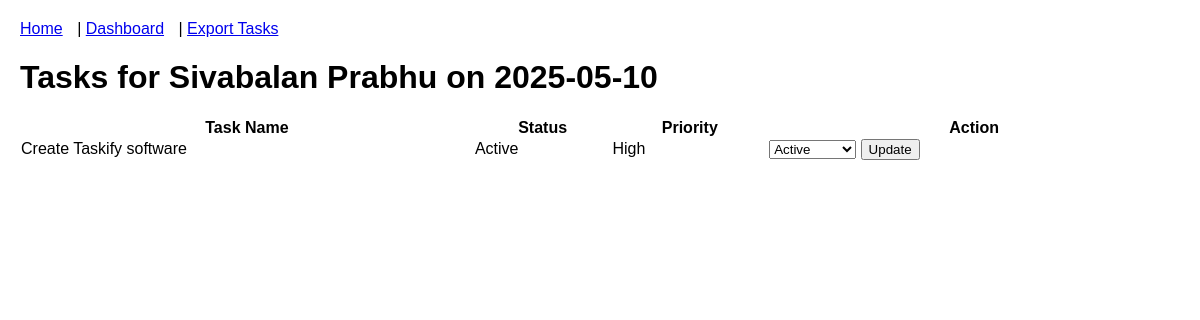
The page /assignee/Sivabalan Prabhu/date/2025-05-10/ on the database as committed earlier.
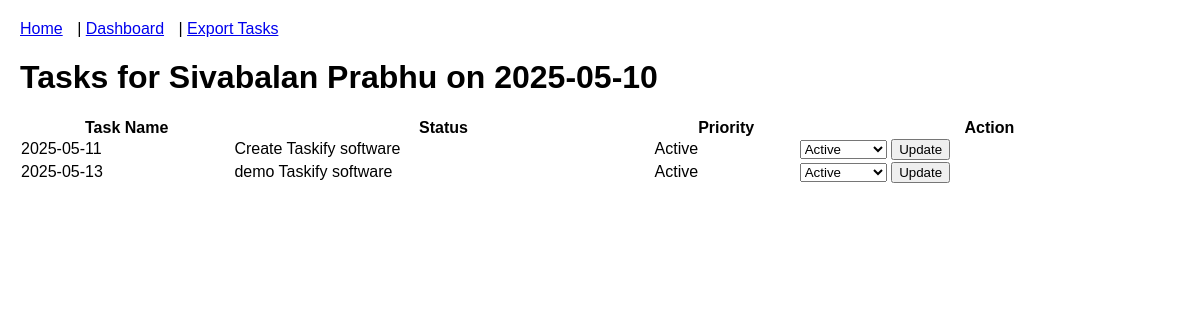
The same page on the database as committed later.
### tasks/models.py (models this page shows, shortened)
class Task(models.Model):
    assignee = models.CharField(max_length=100)
    date = models.DateField()
    task_name = models.CharField(max_length=200)
    status = models.CharField(max_length=20, choices=[('Active', 'Active'), ('Completed', 'Completed')])
    priority = models.CharField(max_length=20, choices=[('Low', 'Low'), ('Medium', 'Medium'), ('High', 'High')])

### tasks/views.py (the view, shortened to what this page needs)
# urls.py: path('assignee/<str:name>/date/<str:date>/', views.tasks_by_date, name='tasks_by_date'),
def tasks_by_date(request, name, date):
    sync_tasks()
    tasks = Task.objects.filter(assignee=name, date=date)
    return render(request, 'tasks.html', {'name': name, 'date': date, 'tasks': tasks})

### tasks/views.py (called while the page is built, shortened)
def sync_tasks():
    try:
        result = service.spreadsheets().values().get(spreadsheetId=SHEET_ID, range=RANGE_NAME).execute()
        values = result.get("values", [])
        if not values or len(values) < 2:  # Check for empty sheet or header-only
            logger.warning("No data found in Google Sheet")
            return
    except Exception as e:
        logger.error(f"Failed to sync tasks from Google Sheet: {str(e)}")
        pass

### tasks/templates/tasks.html (shortened to what this page needs)
{% extends 'base.html' %}
{% block content %}
    <h1>Tasks for {{ name }} on {{ date }}</h1>
    <table style="border-collapse: collapse; width: 100%;">
        <tr>
            <th>Task Name</th><th>Status</th><th>Priority</th><th>Action</th>
        </tr>
        {% for task in tasks %}
            <tr>
                <td>{{ task.task_name }}</td>
                <td>{{ task.status }}</td>
                <td>{{ task.priority }}</td>
                <td>
                    <form method="post" action="{% url 'tasks_by_date' name=name date=date %}">
                        <select name="status">
                            <option value="Active" {% if task.status == 'Active' %}selected{% endif %}>Active</option>
                        </select>
                        <input type="submit" value="Update">
                    </form>
                </td>
            </tr>
        {% endfor %}
    </table>
{% endblock %}

### tasks/templates/base.html (shortened to what this page needs)
<!DOCTYPE html>
<html>
<head>
</head>
<body>
    <div class="nav">
        <a href="{% url 'index' %}">Home</a> |
        <a href="{% url 'dashboard' %}">Dashboard</a> |
        <a href="{% url 'export' %}">Export Tasks</a>
    </div>
    {% block content %}
    {% endblock %}
</body>
</html>

### tasks/templates/base.html (style rules this page uses)
body { font-family: Arial, sans-serif; margin: 20px; }
.nav { margin-bottom: 20px; }
.nav a { margin-right: 10px; }

Rows that differ between the two databases and show on the page:
removed Task: assignee "Sivabalan Prabhu", task_name "Create Taskify software", status "Active", priority "High"
added Task: task_name "2025-05-11", status "Create Taskify software", priority "Active"
added Task: task_name "2025-05-13", status "demo Taskify software", priority "Active"
Other text that changed with them:
{{ name }}: (not shown) → "Sivabalan Prabhu"
